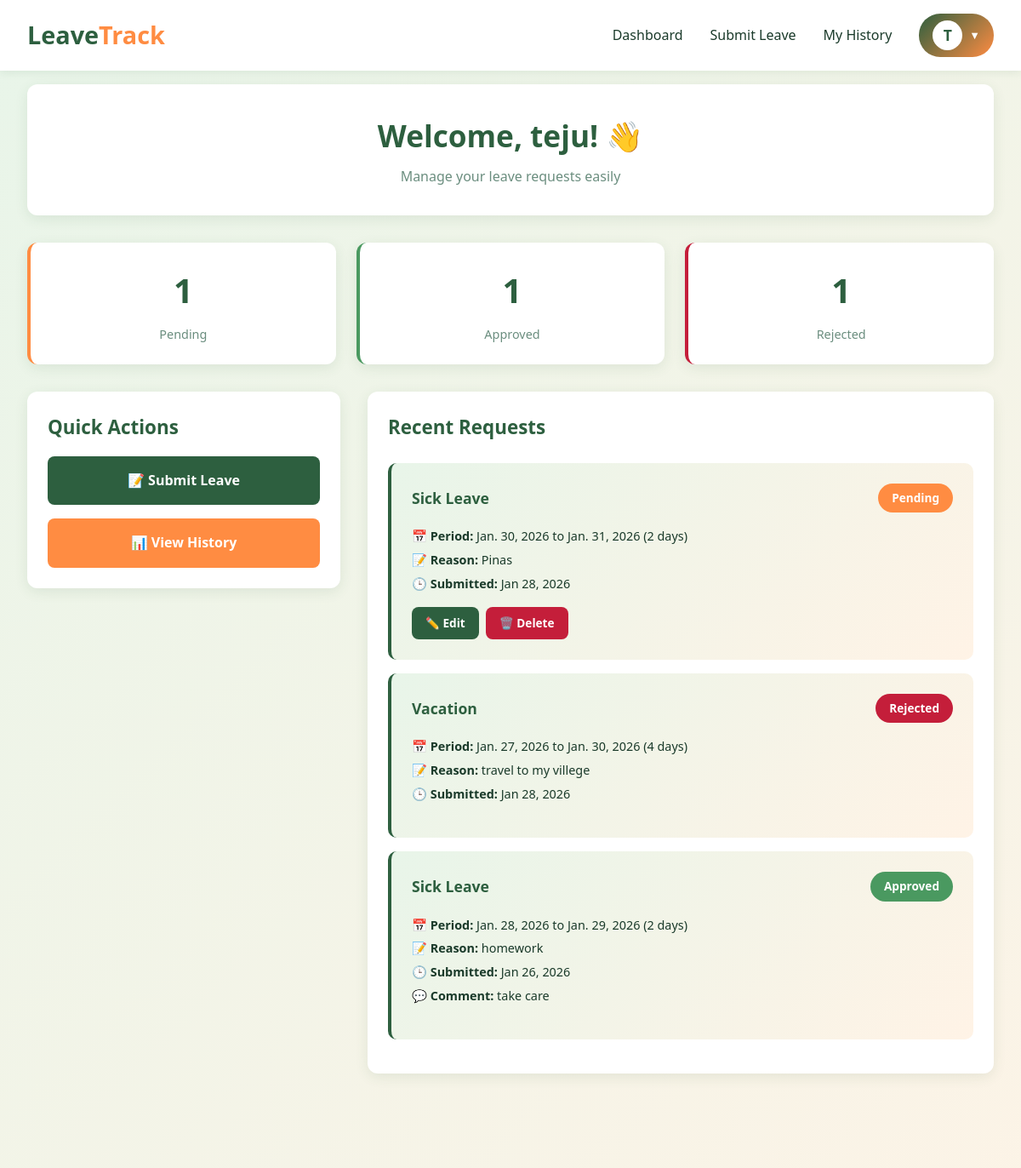
/user/dashboard/ (signed in, upper part), run on an earlier commit of the app's database.
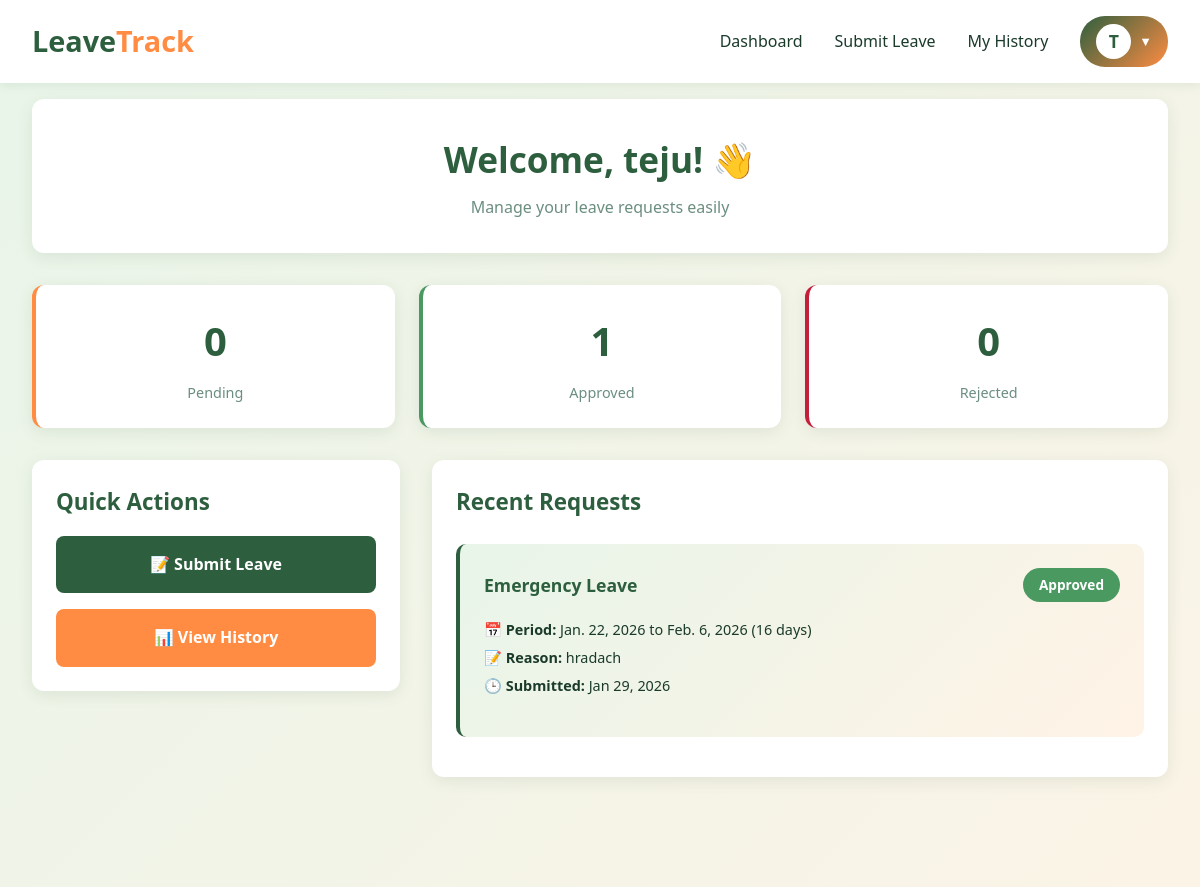
And on a later commit of the database.
### tracking/models.py (models this page shows, shortened)
class LeaveRequest(models.Model):
    STATUS_CHOICES = (
        ('pending', 'Pending'),
        ('approved', 'Approved'),
        ('rejected', 'Rejected'),
    )
    LEAVE_TYPE_CHOICES = (
        ('sick', 'Sick Leave'),
        ('casual', 'Casual Leave'),
        ('vacation', 'Vacation'),
        ('emergency', 'Emergency Leave'),
        ('other', 'Other'),
    )
    user = models.ForeignKey(CustomUser, on_delete=models.CASCADE, related_name='leave_requests')
    leave_type = models.CharField(max_length=20, choices=LEAVE_TYPE_CHOICES, default='casual')
    start_date = models.DateField()
    end_date = models.DateField()
    reason = models.TextField()
    status = models.CharField(max_length=10, choices=STATUS_CHOICES, default='pending')
    admin_comment = models.TextField(blank=True, null=True)
    submitted_on = models.DateTimeField(default=timezone.now)
    updated_on = models.DateTimeField(auto_now=True)
    class Meta:
        ordering = ['-submitted_on']
    @property
    def days_count(self):
        return (self.end_date - self.start_date).days + 1

### tracking/views.py (the view)
# urls.py: path('user/dashboard/', views.user_dashboard, name='user_dashboard'),
@login_required
def user_dashboard(request):
    if request.user.role == 'admin':
        return redirect('admin_dashboard')
    leave_requests = LeaveRequest.objects.filter(user=request.user)
    pending_count = leave_requests.filter(status='pending').count()
    approved_count = leave_requests.filter(status='approved').count()
    rejected_count = leave_requests.filter(status='rejected').count()
    context = {
        'leave_requests': leave_requests[:5],
        'pending_count': pending_count,
        'approved_count': approved_count,
        'rejected_count': rejected_count,
    }
    return render(request, 'user_dashboard.html', context)

### tracking/templates/user_dashboard.html (shortened to what this page needs)
{% extends 'base.html' %}
{% block content %}
  <div class="full-container">
    <div class="dashboard-header">
      <h1>Welcome, {{ user.username }}! 👋</h1>
      <p>Manage your leave requests easily</p>
    </div>
    <div class="stats-grid">
      <div class="stat-card pending">
        <div class="stat-number">{{ pending_count }}</div>
        <div class="stat-label">Pending</div>
      </div>
      <div class="stat-card approved">
        <div class="stat-number">{{ approved_count }}</div>
        <div class="stat-label">Approved</div>
      </div>
      <div class="stat-card rejected">
        <div class="stat-number">{{ rejected_count }}</div>
        <div class="stat-label">Rejected</div>
      </div>
    </div>
    <div class="main-content">
      <div class="actions-section">
        <h2>Quick Actions</h2>
        <div class="action-buttons">
          <a href="{% url 'submit_leave' %}" class="action-btn primary">📝 Submit Leave</a>
          <a href="{% url 'leave_history' %}" class="action-btn secondary">📊 View History</a>
        </div>
      </div>
      <div class="requests-section">
        <h2>Recent Requests</h2>
        {% if leave_requests %}
          {% for request in leave_requests %}
            <div class="request-card">
              <div class="request-header">
                <span class="request-type">{{ request.get_leave_type_display }}</span>
                <span class="status-badge status-{{ request.status }}">{{ request.get_status_display }}</span>
              </div>
              <div class="request-details">
                <p><strong>📅 Period:</strong> {{ request.start_date }} to {{ request.end_date }} ({{ request.days_count }} days)</p>
                <p><strong>📝 Reason:</strong> {{ request.reason }}</p>
                <p><strong>🕒 Submitted:</strong> {{ request.submitted_on|date:'M d, Y' }}</p>
                {% if request.admin_comment %}
                  <p><strong>💬 Comment:</strong> {{ request.admin_comment }}</p>
                {% endif %}
              </div>
              {% if request.status == 'pending' %}
                <div class="request-actions">
                  <a href="{% url 'edit_leave' request.id %}" class="btn btn-primary btn-small">✏️ Edit</a>
                  <a href="{% url 'delete_leave' request.id %}" class="btn btn-danger btn-small" onclick="return confirm('Delete this request?')">🗑️ Delete</a>
                </div>
              {% endif %}
            </div>
          {% endfor %}
        {% else %}
          <div class="empty-state">
            <div class="empty-state-icon">📭</div>
            <h3>No Requests Yet</h3>
            <p>Click "Submit Leave" to create your first request</p>
          </div>
        {% endif %}
      </div>
    </div>
  </div>
{% endblock %}

What changed in the data, as far as the page shows it:
removed LeaveRequest: leave_type "Sick Leave", status "Pending", start_date "Jan. 30, 2026", end_date "Jan. 31, 2026", days_count "2", reason "Pinas", submitted_on "Jan 28, 2026", shows "✏️ Edit"
no longer on this page (row edited): LeaveRequest: leave_type "Vacation", status "Rejected", start_date "Jan. 27, 2026", end_date "Jan. 30, 2026", days_count "4", reason "travel to my villege", submitted_on "Jan 28, 2026"
changed LeaveRequest "Approved": leave_type "Sick Leave" → "Emergency Leave"; start_date "Jan. 28, 2026" → "Jan. 22, 2026"; end_date "Jan. 29, 2026" → "Feb. 6, 2026"; days_count "2" → "16"; reason "homework" → "hradach"; submitted_on "Jan 26, 2026" → "Jan 29, 2026"; admin_comment "take care" → (not shown)
Also different on the page:
{{ pending_count }}: "1" → "0"
{{ rejected_count }}: "1" → "0"
